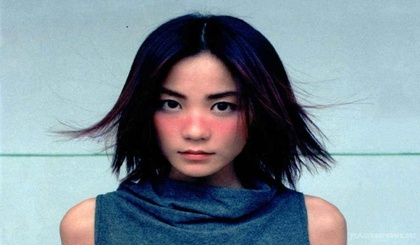
%> input picture 1111.jpg, 420 x 245 px, shrunk from 640 x 374 before the run
$ octave GAUSSlowpass.m   (GNU Octave 9; MATLAB toolbox functions it lacks are replaced by stand-ins)
%> lines starting %> are read from the running program, lines starting %| are printed output that depends on the picture

%%%%%%%%%%%%%%%高斯低通滤波%%%%%%%%%%%%%%%%


clear%%千万不能没有要不然，有些莫名其妙的错
 clc
 [fn,pn,fi]=uigetfile('*.jpg','选择图片');
%> the answer given: 1111.jpg

% RGB=imread('timg.jpg');
RGB=imread([pn fn ]);figure('NumberTitle', 'off', 'Name', '原图');%%figure改名字
%> further down, RGB is the input picture: size 245x420x3 uint8; mean R, G, B 126.1, 141.9, 151.8
imshow(RGB),title('原图');
figure('NumberTitle', 'off', 'Name', '理想低通滤波器');%%figure改名字
imshow(RGB),title('原始图像');
%%%%%%image=uigetfile('*.jpg','选择图片');%%能自己选择图片的命令

R=RGB(:,:,1);%为R分量矩阵
G=(RGB(:,:,2));%为G分量矩阵
B=(RGB(:,:,3));%为B分量矩阵


YUV=rgb2ycbcr(RGB);%转成YUV
%> YUV: size 245x420x3 uint8; mean of channels 1, 2, 3 134.8, 134.6, 120.3

%%%分三通道%%%%%%%%%%
Y=(YUV(:,:,1));%为Y分量矩阵
U=(YUV(:,:,2));%为U分量矩阵
V=(YUV(:,:,3));%为V分量矩阵


%%%合成测试，看与上面的YUV显示图一样否%%%%%%%%%
yuv = cat(3, Y, U, V);

%%%%%显示图像的八股文%%%%%%%%
figure('NumberTitle', 'off', 'Name', 'YUV图像，Y通道，U通道，V通道 分别显示');%%figure改名字
subplot(221),imshow(yuv),title('YUV');
subplot(222),imshow(Y,[]),title('Y');
 subplot(223),imshow(U),title('U');
 subplot(224),imshow(V),title('V');

 %Y=im2double(Y);
  F=fft2(Y);          %傅里叶变换
 F1=log(abs(F)+1);   %取模并进行缩放 !!!!!这个加上图像会变成黑红色
Fs=fftshift(F);%% 我曹不能取模，取模他妈的出倒影 虚部去掉有问题
  %Fs=real(fftshift(F));      %将频谱图中零频率成分移动至频谱图中心
  S=log(abs(Fs)+1);    %取模并进行缩放
FFt= fftshift(F1);   %YUV后，Y通道的傅里叶频谱图，YUV图，RGB图NO real
  Y=S;
% % I_C_rep=im2uint8(real(ifft2(J)));
  yuv= cat(3, Y,U,V);
%> yuv: size 245x420x3 uint8; mean of channels 1, 2, 3 7.1, 134.6, 120.3


  tic
n4=2;%step1%滤波器的阶数2%%%%%%
 %%step2%%%%%6个低通滤波器的截止频率%%%%%%%%%%%%%%%
D0=10;D1=20;   D2=40;D3=60;  D4=80;D5=255;
%%%step3%%%%%%%6个低通滤波器的截止频率%%%%%%%%%%%%%%%
 [M,N]=size(F);%%%%%滤波器大小适配与图片%%%%%%%
%> M = 245; N = 420
m=fix(M/2);
%> m = 122
n=fix(N/2);
%> n = 210
for i=1:M
   for j=1:N
        d=sqrt((i-m)^2+(j-n)^2);%%%%算点到图像中心距离%%%%%%%
           % D = sqrt((i-width/2)^2+(j-high/2)^2);%%高斯
        %%%%%%%%%%%%理想低通滤波器%%%%%%%%%

    h0 = exp(-1/2*(d.^2)/(D0*D0));%%%%%高斯

               s0(i,j)=h0*Fs(i,j);                   %%D0=10;滤波器处理过的图像
               T0(i, j) = h0;                           %%D0=10;滤波器的样子

             h1= exp(-1/2*(d.^2)/(D1*D1));%%%%%高斯

              s1(i,j)=h1*Fs(i,j);                   %%%%D1=20;滤波器处理过的图像
              T1(i, j) = h1;                          %%%%D1=20;滤波器的样子

           h2 = exp(-1/2*(d.^2)/(D2*D2));%%%%%高斯

               s2(i,j)=h2*Fs(i,j);                  %%D2=40;滤波器处理过的图像
               T2(i, j) = h2;                         %%%%D2=40;滤波器的样子
%
               h3 = exp(-1/2*(d.^2)/(D3*D3));%%%%%高斯

                s3(i,j)=h3*Fs(i,j);                  %D3=60;滤波器处理过的图像
                T3(i, j) = h3;                         %%;D3=60;滤波器的样子

           h4 = exp(-1/2*(d.^2)/(D4*D4));%%%%%高斯

                s4(i,j)=h4*Fs(i,j);                  %%D4=80;滤波器处理过的图像
                T4(i, j) = h4;                          %%D4=80;滤波器的样子

               h5 = exp(-1/2*(d.^2)/(D5*D5));%%%%%高斯

                s5(i,j)=h5*Fs(i,j);                  %%D5=255;滤波器处理过的图像
                T5(i, j) = h5;                         %%D5=255;滤波器的样子

   end
end
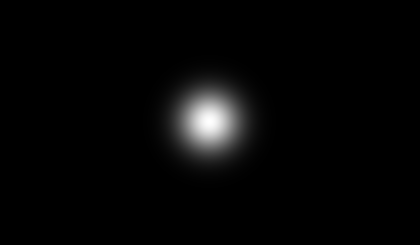
%> T1: size 245x420 double; min 7.02e-33, max 1, mean 0.0244
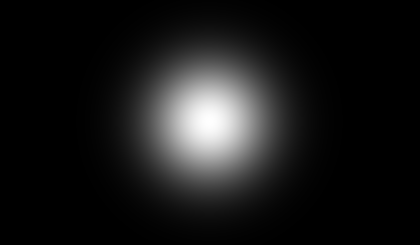
%> T2: size 245x420 double; min 9.15e-09, max 1, mean 0.0975
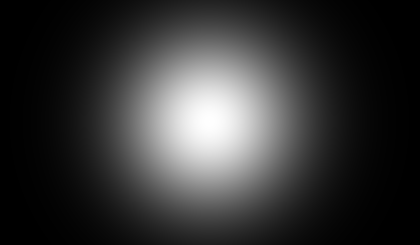
%> T3: size 245x420 double; min 0.000268, max 1, mean 0.211
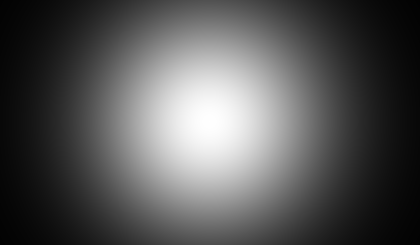
%> T4: size 245x420 double; min 0.00978, max 1, mean 0.339
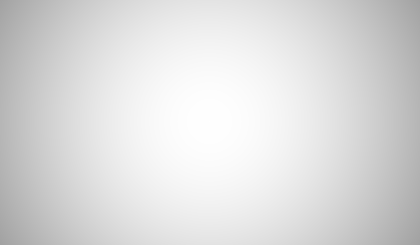
%> T5: size 245x420 double; min 0.634, max 1, mean 0.864
toc


fr0=real(ifft2(ifftshift(s0)));  %频率域反变换到空间域，并取实部
fr1=real(ifft2(ifftshift(s1)));
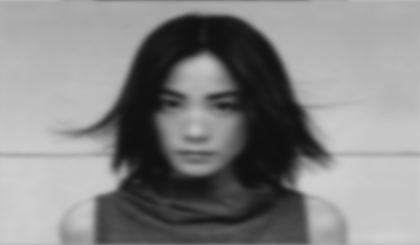
%> fr1: size 245x420 double; min 16.54, max 208.7, mean 134.4
fr10=fr1-fr0;
fr2=real(ifft2(ifftshift(s2)));
fr21=fr2-fr1;
fr3=real(ifft2(ifftshift(s3)));
fr32=fr3-fr2;
fr4=real(ifft2(ifftshift(s4)));
fr43=fr4-fr3;
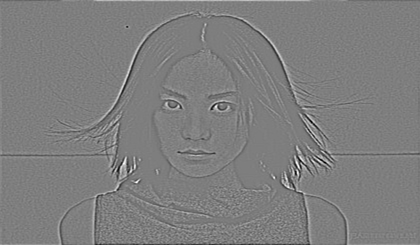
%> fr43: size 245x420 double; min -13.96, max 14.19, mean 0.0164; drawn with min black and max white
fr5=real(ifft2(ifftshift(s5)));
fr54=fr5-fr4;
image=fr0+fr10+fr21+fr32+fr43+fr54;
figure('NumberTitle', 'off', 'Name', '高斯斯滤波器');
imshow(image,[]);title('最终效果');%%D0=10;滤波器处理过的图像

% [135 lines of commented-out code are left out]

$ run again, on 3746401.jpg
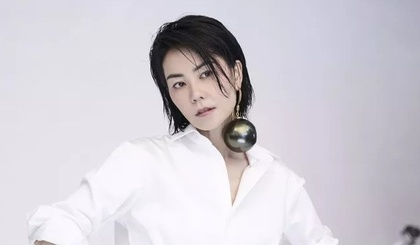
%> input picture 3746401.jpg, 420 x 245 px, shrunk from 640 x 374 before the run
%> RGB is the input picture: size 245x420x3 uint8; mean R, G, B 209, 205.2, 212.8
%> YUV: size 245x420x3 uint8; mean of channels 1, 2, 3 193.9, 130.8, 129.2
%> yuv: size 245x420x3 uint8; mean of channels 1, 2, 3 7.1, 130.8, 129.2
%> `fr3=real(ifft2(ifftshift(s3)));`:
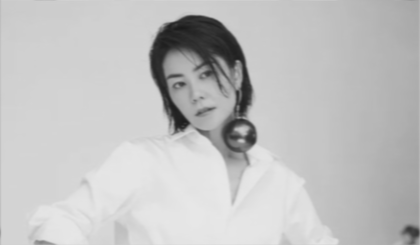
%> fr3: size 245x420 double; min 26.28, max 232.3, mean 193.9
%> `fr43=fr4-fr3;`:
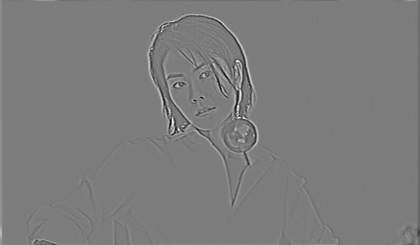
%> fr43: size 245x420 double; min -17.43, max 18.2, mean 0.0236; drawn with min black and max white
